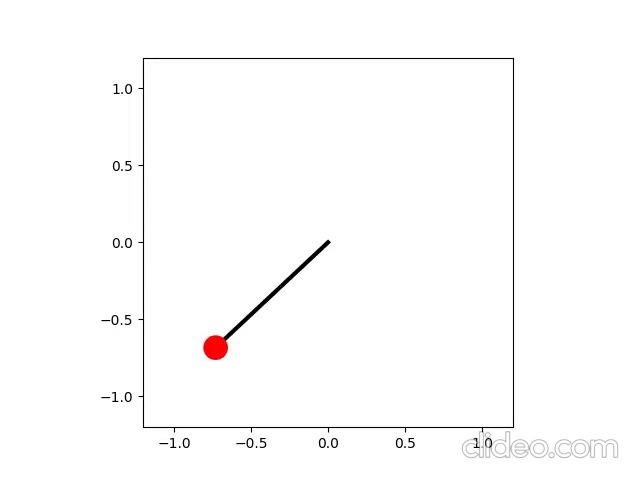
#> input picture frame 21 of mg08_uts/bandul.mp4, 640 x 480 px
$ python 10219084_avima_uts.py
#> lines starting #> are read from the running program, lines starting #| are printed output that depends on the picture; after the words box and inside, x2 and y2 are one past the last pixel; in counts of white or black regions, pixels touching at a corner belong together
### mg08_uts/class_data.py
from cv2 import getTickCount, getTickFrequency
from math import sqrt, pi

# define class to store data
class Data():
    def __init__(self):
        self.fps = None
        self.time = [None,None] # store time start & end when in oscilataion
        self.period = None
        self.period_theory = None
        self.period_err = None
        self.pos = [(None,None)]    # storing centroid (cx, cy)
        self.area = [None,None]

    def store_fps(self, fps):
        if self.fps != fps:
            self.fps = fps
            print("FPS = %s." %fps)

    def store_area(self, area):
        if self.area[0] == None:
            self.area[0] = area
        else:
            self.area[1] = area
        print("Area = [%s]" %area)

    def store_centroid(self, centroid):
        if self.pos[0] == (None,None):  # store initial value
            self.pos[0] = centroid
            (self.pos).append( (None,None) )    # i only need to store 2 centroid data
        else:
            self.pos[1] = centroid
        print("centroid = [%s,%s]" %(self.pos[0], self.pos[1]))

    def store_period(self):
        if self.time[0] == None:
            self.time[0] = getTickCount()
        # store period when in peak
        elif self.pos[1] == self.pos[0]:
            self.time[1] = getTickCount()
            self.period = (self.time[1] - self.time[0]) / getTickFrequency()
            print("T = %s sekon" %self.period)
            self.time[0] = None     # so that make it go back to first condition
        print("time     = [%s,%s]" %(self.time[0], self.time[1]))

    def store_period_theory(self, L=1, g=9.8):
        if self.period_theory == None:  # only do this below, once
            T = 2*pi * sqrt(L/g)
            self.period_theory = float( "{:.5f}".format(T) )

    def store_period_err(self):
        if self.period != None:
            err = abs(self.period - self.period_theory) / self.period_theory * 100
            self.period_err = float( "{:.3f}".format(err) )

### mg08_uts/10219084_avima_uts.py
import cv2 as cv
import numpy as np
from imutils import grab_contours
from class_data import Data

myData = Data()


def convert_gray(img, c_bgr=(0.114, 0.587, 0.299)):
    # create black img that have similar size to img
    w,h,c = img.shape
    img_gray = np.zeros( (w,h) )

    # extract 3 channel: bgr
    img_b, img_g, img_r = img[:,:,0], img[:,:,1], img[:,:,2]

    # convert bgr channel to gray
    for i in range(w):
        for j in range(h):
            img_gray[i,j]   = c_bgr[0] * img_b[i,j] \
                            + c_bgr[1] * img_g[i,j] \
                            + c_bgr[2] * img_r[i,j]
    return img_gray


def extract_color(frame, lower=[0,0,0], upper=[0,0,0]):
    # convert BGR to HSV color space
    hsv = cv.cvtColor(frame, cv.COLOR_BGR2HSV)

    # get masking frame in 1/0 intensity
    lower, upper = np.array(lower), np.array(upper)
    mask = cv.inRange(hsv, lower, upper)

    # extract frame using masking
    res = cv.bitwise_and(frame, frame, mask=mask)

    return res, mask


def get_area(cnts):
    arr = []    # store area of every contour
    for cnt in cnts:
        area = cv.contourArea(cnt)
        arr.append(area)
    return area


def draw_min_rectangle(frame, cnts):
    arr = []    # store arr of box for every contour detected
    for cnt in cnts:
        rect = cv.minAreaRect(cnt)
        box = cv.boxPoints(rect)
        box = np.int0(box)
        arr.append(box)

    for (a,b,c,d) in arr:
        cv.line(frame, pt1=a, pt2=b, color=(0,255,0), thickness=2)
        cv.line(frame, pt1=b, pt2=c, color=(0,255,0), thickness=2)
        cv.line(frame, pt1=c, pt2=d, color=(0,255,0), thickness=2)
        cv.line(frame, pt1=d, pt2=a, color=(0,255,0), thickness=2)

    return frame, arr


# get centroid of every detected cnt, return it as array
def draw_centroid(frame, cnts):
    arr = []    # store centroid of multiple objects
    # get the centroid
    for cnt in cnts:
        M = cv.moments(cnt)
        cx = int(M['m10']/M['m00'])
        cy = int(M['m01']/M['m00'])
        arr.append( (cx,cy) )

    # draw centroid
    for (cx,cy) in arr:
        cv.circle(frame, center=(cx,cy), radius=3, color=(0,255,0), thickness=-1)

    return frame, arr


def put_text2frame(frame, label, num, count, factor=1):     # count: number of line(s)
    text = ""
    org = (20*factor, 30*factor)
    dist = 20*factor
    fontFace = cv.FONT_HERSHEY_SIMPLEX
    fontScale = 0.5*factor
    color = (0,0,0)
    thickness = 1*factor
    text_color_bg = (255,255,255)

    text = str("%s: %s" %(label, num))
    temp_org = (org[0], org[1]+dist*count)     # 20 is distance to new line

    # background
    text_size, _ = cv.getTextSize(text, fontFace, fontScale, thickness)
    text_w, text_h = text_size
    cv.rectangle(frame, temp_org, (temp_org[0]+text_w, temp_org[1]-text_h), text_color_bg, -1)

    # draw text
    cv.putText(frame, text, temp_org, fontFace, fontScale, color, thickness, cv.LINE_AA)

    return frame


def process_func(frame):
    # extract specific color range
    extracted, mask = extract_color(frame, lower=[0,127,127], upper=[179,255,255])

    # remove noise & strengthen the region
    kernel = np.ones( (3,3), np.uint8 )
    erodila = cv.erode(mask, kernel, iterations=2)
    erodila = cv.dilate(erodila, kernel, iterations=3)

    # find & draw contour
    cnts = cv.findContours(erodila, cv.RETR_TREE, cv.CHAIN_APPROX_SIMPLE)
    cnts = grab_contours(cnts)
    # contoured = cv.drawContours(frame, cnts, -1, (0,255,0), 3)

    area = get_area(cnts)
    centroid_frame, box = draw_min_rectangle(frame, cnts)
    centroid_frame, centroid = draw_centroid(frame, cnts)
    myData.store_centroid(centroid[0])  # centroid[0] because the array store centroid of many objects
    myData.store_area(area)
    myData.store_period_theory()
    myData.store_period()
    myData.store_period_err()

    return centroid_frame


def get_cap_size(cap):
    width = int( cap.get(cv.CAP_PROP_FRAME_WIDTH) )
    heigth = int( cap.get(cv.CAP_PROP_FRAME_HEIGHT) )
    return width, heigth


# to reverse frame, so every frame will be contiuous
def reverse_playback(cap, frame_counter):
    frame_counter += 1

    if frame_counter == cap.get(cv.CAP_PROP_FRAME_COUNT):
        frame_counter = 0
        cap.set(cv.CAP_PROP_POS_FRAMES, 0)

    return cap, frame_counter


def play_video(path, isSave=0, isLoop=1):
#> called with path = 'mg08_uts/bandul.mp4', isSave = 1, isLoop = 1
    cap = cv.VideoCapture(path)
    cap_width, cap_heigth = get_cap_size(cap)

    # for saving, I need define codec and create VideoWriter object
    if isSave:
        fourcc = cv.VideoWriter_fourcc(*'XVID')
        out = cv.VideoWriter("mg08_uts/result.mp4", fourcc, 20.0, (cap_width,cap_heigth))

    if (not cap.isOpened()):
        print("Error: Can't open camera")
        exit()

    frame_counter = 0       # used in reverse_playback()
    while True:
        # capture frame-by-frame
        ret, frame = cap.read()
#> frame is the input picture: shape (480, 640, 3); mean B, G, R 251.9, 251.9, 252.3

        # if frame is read correctly, ret is True
        if (not ret):
            print("Can't receive frame (stream end?). Exiting ...")
            break

        # playback video by reset the frame_counter
        if isLoop:
            cap, frame_counter = reverse_playback(cap, frame_counter)

        # image processing for every frame
        frame = process_func(frame)
#> in extract_color, `hsv = cv.cvtColor(frame, cv.COLOR_BGR2HSV)`: hsv: shape (480, 640, 3); mean H, S, V 0.3, 0.4, 252.3
#> in extract_color, `mask = cv.inRange(hsv, lower, upper)`:
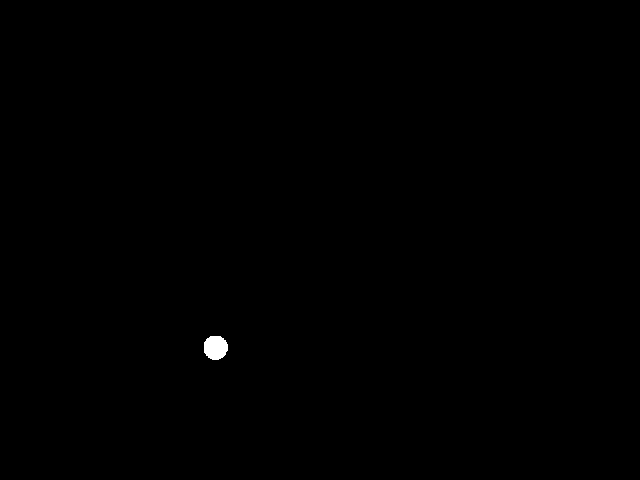
#> mask: shape (480, 640); 0.15% white; 1 white region, box (x1, y1, x2, y2) and area: (204, 336, 228, 360) 468
#> in process_func, `erodila = cv.erode(mask, kernel, iterations=2)`: erodila: shape (480, 640); 0.1% white; 1 white region, box (x1, y1, x2, y2) and area: (206, 338, 226, 358) 292
#> in process_func, `erodila = cv.dilate(erodila, kernel, iterations=3)`: erodila: shape (480, 640); 0.18% white; 1 white region
#> in process_func, `cnts = cv.findContours(erodila, cv.RETR_TREE, cv.CHAIN_APPROX_SIMPLE)`: cnts = 1 contour; box (x1, y1, x2, y2) and area: (203, 335, 229, 361) 528
#> the loop in get_area, `for cnt in cnts:` made 1 pass
#> area on pass 1: 528
#> after the loop in get_area, `for cnt in cnts:`: arr = [528]
#> in process_func, `area = get_area(cnts)`: area = 528
#> the loop in draw_min_rectangle, `for cnt in cnts:` made 1 pass
#> (rect, box) on pass 1: (((215.5, 347.5), (25, 25), -90), [[228, 360], [203, 360], [203, 335], [228, 335]])
#> after the loop in draw_min_rectangle, `for cnt in cnts:`: arr = [[[228, 360], [203, 360], [203, 335], [228, 335]]]
#> the loop in draw_min_rectangle, `for (a,b,c,d) in arr:` made 1 pass
#> (a, b, c, d) on pass 1: ([228, 360], [203, 360], [203, 335], [228, 335])
#> after the loop in draw_min_rectangle, `for (a,b,c,d) in arr:`:
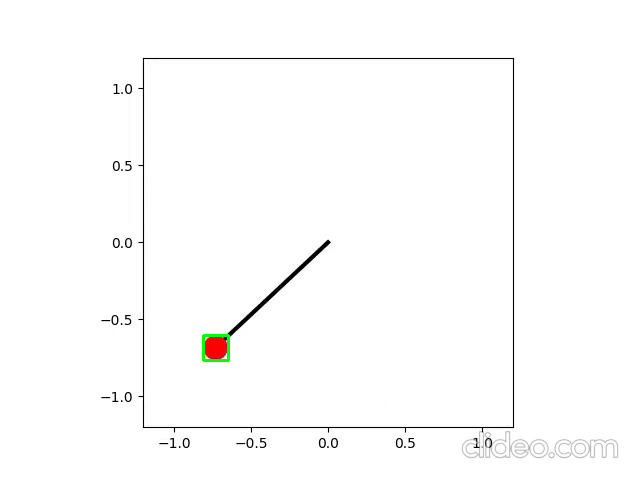
#> frame: shape (480, 640, 3); 0.1% of pixels changed, all inside (x1, y1, x2, y2) = (202, 334, 230, 362)
#> the loop in draw_centroid, `for cnt in cnts:` made 1 pass
#> (cx, cy) on pass 1: (215, 347)
#> after the loop in draw_centroid, `for cnt in cnts:`: arr = [(215, 347)]
#> the loop in draw_centroid, `for (cx,cy) in arr:` made 1 pass
#> after the loop in draw_centroid, `for (cx,cy) in arr:`: frame: shape (480, 640, 3); 0.01% of pixels changed, all inside (x1, y1, x2, y2) = (212, 344, 219, 351)
#| Area = [528.0]
        # adding text: fps, contouqqqrs, etc
        fps = cap.get(cv.CAP_PROP_FPS)
#> fps = 10
        myData.store_fps(fps)   # store data to class
#| FPS = 10.0.

        # put text to frame
        frame = put_text2frame(frame, "FPS", myData.fps, 0)
#> in put_text2frame, `fontFace = cv.FONT_HERSHEY_SIMPLEX`: fontFace = 0
#> in put_text2frame, `text = str("%s: %s" %(label, num))`: text = 'FPS: 10.0'
#> in put_text2frame, `text_size, _ = cv.getTextSize(text, fontFace, fontScale, thickness)`: text_size = (78, 12)
#> in put_text2frame, `text_w, text_h = text_size`: text_w = 78; text_h = 12
        frame = put_text2frame(frame, "(cx,cy)", myData.pos[1], 1)
        frame = put_text2frame(frame, "A", myData.area, 2)
#> in put_text2frame (call 3), `cv.rectangle(frame, temp_org, (temp_org[0]+text_w, temp_org[1]-text_h)..`: frame: shape (480, 640, 3); mean B, G, R 251.2, 251.5, 251.5
        frame = put_text2frame(frame, "T", myData.period, 3)
        frame = put_text2frame(frame, "T_teori", myData.period_theory, 4)
#> in put_text2frame (call 5), `cv.rectangle(frame, temp_org, (temp_org[0]+text_w, temp_org[1]-text_h)..`: frame: shape (480, 640, 3); mean B, G, R 250.8, 251.1, 251.1
        frame = put_text2frame(frame, "%T", myData.period_err, 5)
#> in put_text2frame (call 6), `text_size, _ = cv.getTextSize(text, fontFace, fontScale, thickness)`: text_size = (73, 12)
#> in put_text2frame (call 6), `text_w, text_h = text_size`: text_w = 73
#> in put_text2frame (call 6), `cv.putText(frame, text, temp_org, fontFace, fontScale, color, thicknes..`:
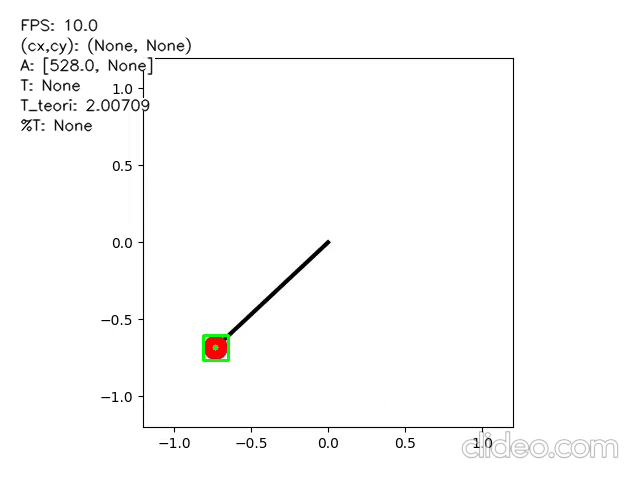
#> frame: shape (480, 640, 3); mean B, G, R 250.3, 250.6, 250.6


        # write final frame
        if isSave: out.write(frame)

        # show the frame
        cv.imshow("frame", frame)

        # exit the window
        if (cv.waitKey(1) == ord('q')):
#> (key q is pressed here)
            break

        cv.waitKey(10)

    cap.release()
    if isSave: out.release()
    cv.destroyAllWindows()


if __name__ == "__main__":
    path = "mg08_uts/bandul.mp4"
    play_video(path=path, isSave=1, isLoop=1)

$ run again, starting later in the video
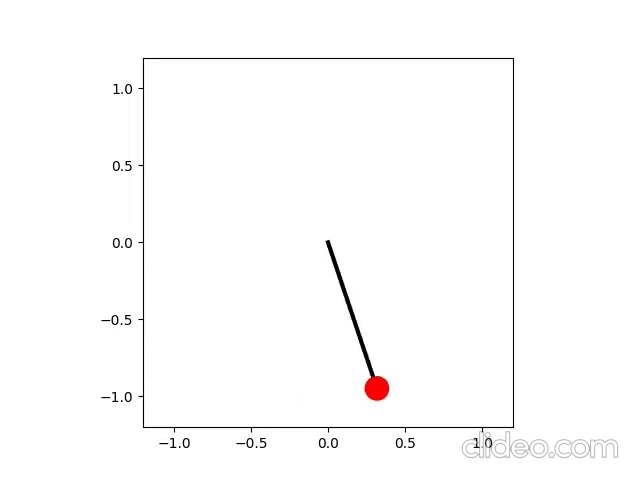
#> input picture frame 97 of mg08_uts/bandul.mp4, 640 x 480 px
#> in play_video, frame is the input picture: shape (480, 640, 3); mean B, G, R 251.9, 251.9, 252.3
#> hsv: shape (480, 640, 3); mean H, S, V 0.3, 0.4, 252.3
#> mask: shape (480, 640); 0.15% white; 1 white region, box (x1, y1, x2, y2) and area: (365, 376, 389, 400) 465
#> cnts = 1 contour; box (x1, y1, x2, y2) and area: (364, 375, 390, 401) 525
#> the loop in get_area, `for cnt in cnts:` made 1 pass
#> area on pass 1: 525
#> after the loop in get_area, `for cnt in cnts:`: arr = [525]
#> in process_func, `area = get_area(cnts)`: area = 525
#> the loop in draw_min_rectangle, `for cnt in cnts:` made 1 pass
#> (rect, box) on pass 1: (((376.5, 387.5), (25, 25), -90), [[389, 400], [364, 400], [364, 375], [389, 375]])
#> after the loop in draw_min_rectangle, `for cnt in cnts:`: arr = [[[389, 400], [364, 400], [364, 375], [389, 375]]]
#> the loop in draw_min_rectangle, `for (a,b,c,d) in arr:` made 1 pass
#> (a, b, c, d) on pass 1: ([389, 400], [364, 400], [364, 375], [389, 375])
#> after the loop in draw_min_rectangle, `for (a,b,c,d) in arr:`:
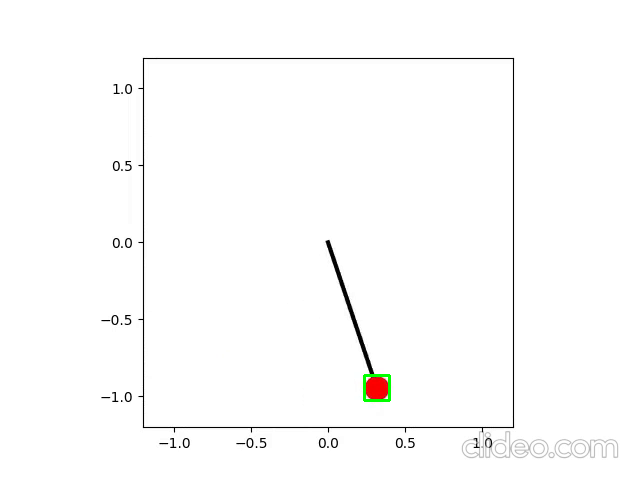
#> frame: shape (480, 640, 3); 0.1% of pixels changed, all inside (x1, y1, x2, y2) = (363, 374, 391, 402)
#> the loop in draw_centroid, `for cnt in cnts:` made 1 pass
#> (cx, cy) on pass 1: (376, 387)
#> after the loop in draw_centroid, `for cnt in cnts:`: arr = [(376, 387)]
#> the loop in draw_centroid, `for (cx,cy) in arr:` made 1 pass
#| Area = [525.0]
#> fps = 10
#| FPS = 10.0.
#> fontFace = 0
#> text = 'FPS: 10.0'
#> text_size = (78, 12)
#> text_w = 78; text_h = 12
#> text_size = (73, 12)
#> text_w = 73
#> in put_text2frame (call 6), `cv.putText(frame, text, temp_org, fontFace, fontScale, color, thicknes..`:
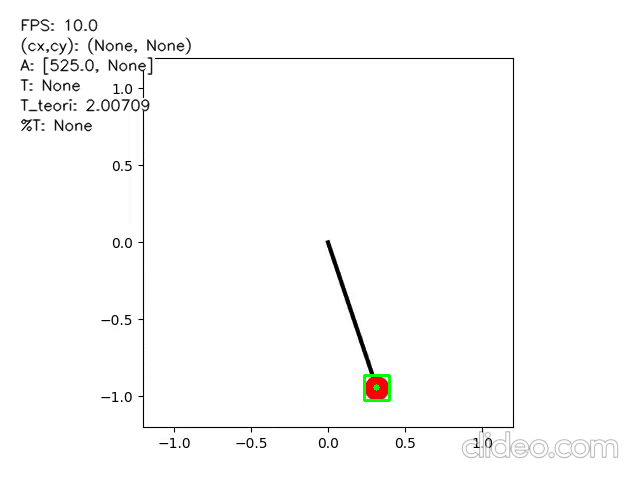
#> frame: shape (480, 640, 3); mean B, G, R 250.3, 250.6, 250.6

$ run again, starting later in the video
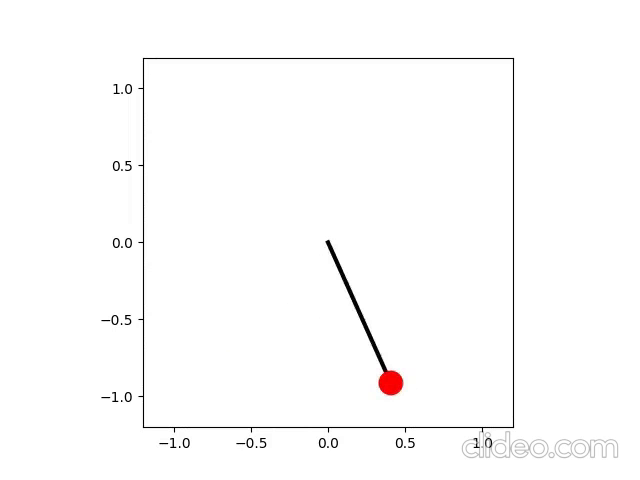
#> input picture frame 172 of mg08_uts/bandul.mp4, 640 x 480 px
#> in play_video, frame is the input picture: shape (480, 640, 3); mean B, G, R 251.9, 251.9, 252.3
#> hsv: shape (480, 640, 3); mean H, S, V 0.3, 0.4, 252.3
#> mask: shape (480, 640); 0.15% white; 1 white region, box (x1, y1, x2, y2) and area: (378, 370, 403, 395) 463
#> cnts = 1 contour; box (x1, y1, x2, y2) and area: (378, 370, 404, 396) 516
#> the loop in get_area, `for cnt in cnts:` made 1 pass
#> area on pass 1: 516.5
#> after the loop in get_area, `for cnt in cnts:`: arr = [516.5]
#> in process_func, `area = get_area(cnts)`: area = 516.5
#> the loop in draw_min_rectangle, `for cnt in cnts:` made 1 pass
#> (rect, box) on pass 1: (((390.5, 382.5), (25, 25), -90), [[403, 395], [378, 395], [378, 370], [403, 370]])
#> after the loop in draw_min_rectangle, `for cnt in cnts:`: arr = [[[403, 395], [378, 395], [378, 370], [403, 370]]]
#> the loop in draw_min_rectangle, `for (a,b,c,d) in arr:` made 1 pass
#> (a, b, c, d) on pass 1: ([403, 395], [378, 395], [378, 370], [403, 370])
#> after the loop in draw_min_rectangle, `for (a,b,c,d) in arr:`:
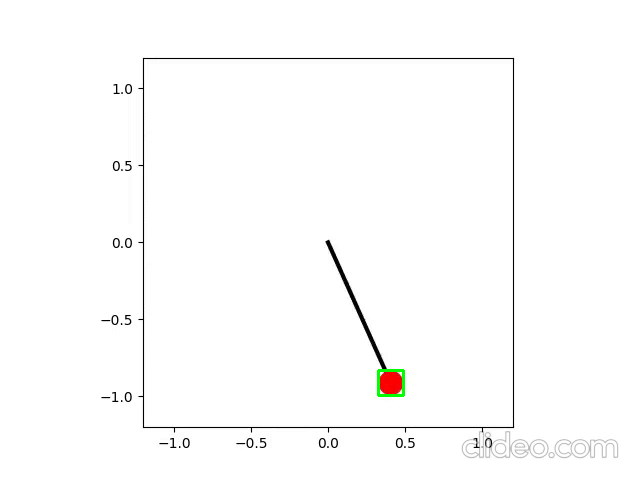
#> frame: shape (480, 640, 3); 0.1% of pixels changed, all inside (x1, y1, x2, y2) = (377, 369, 405, 397)
#> the loop in draw_centroid, `for cnt in cnts:` made 1 pass
#> (cx, cy) on pass 1: (390, 382)
#> after the loop in draw_centroid, `for cnt in cnts:`: arr = [(390, 382)]
#> the loop in draw_centroid, `for (cx,cy) in arr:` made 1 pass
#| Area = [516.5]
#> fps = 10
#| FPS = 10.0.
#> fontFace = 0
#> text = 'FPS: 10.0'
#> text_size = (78, 12)
#> text_w = 78; text_h = 12
#> text_size = (73, 12)
#> text_w = 73
#> in put_text2frame (call 6), `cv.putText(frame, text, temp_org, fontFace, fontScale, color, thicknes..`:
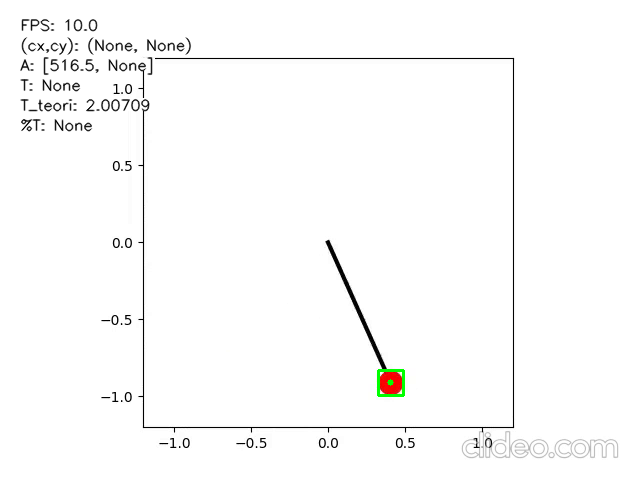
#> frame: shape (480, 640, 3); mean B, G, R 250.3, 250.6, 250.7
